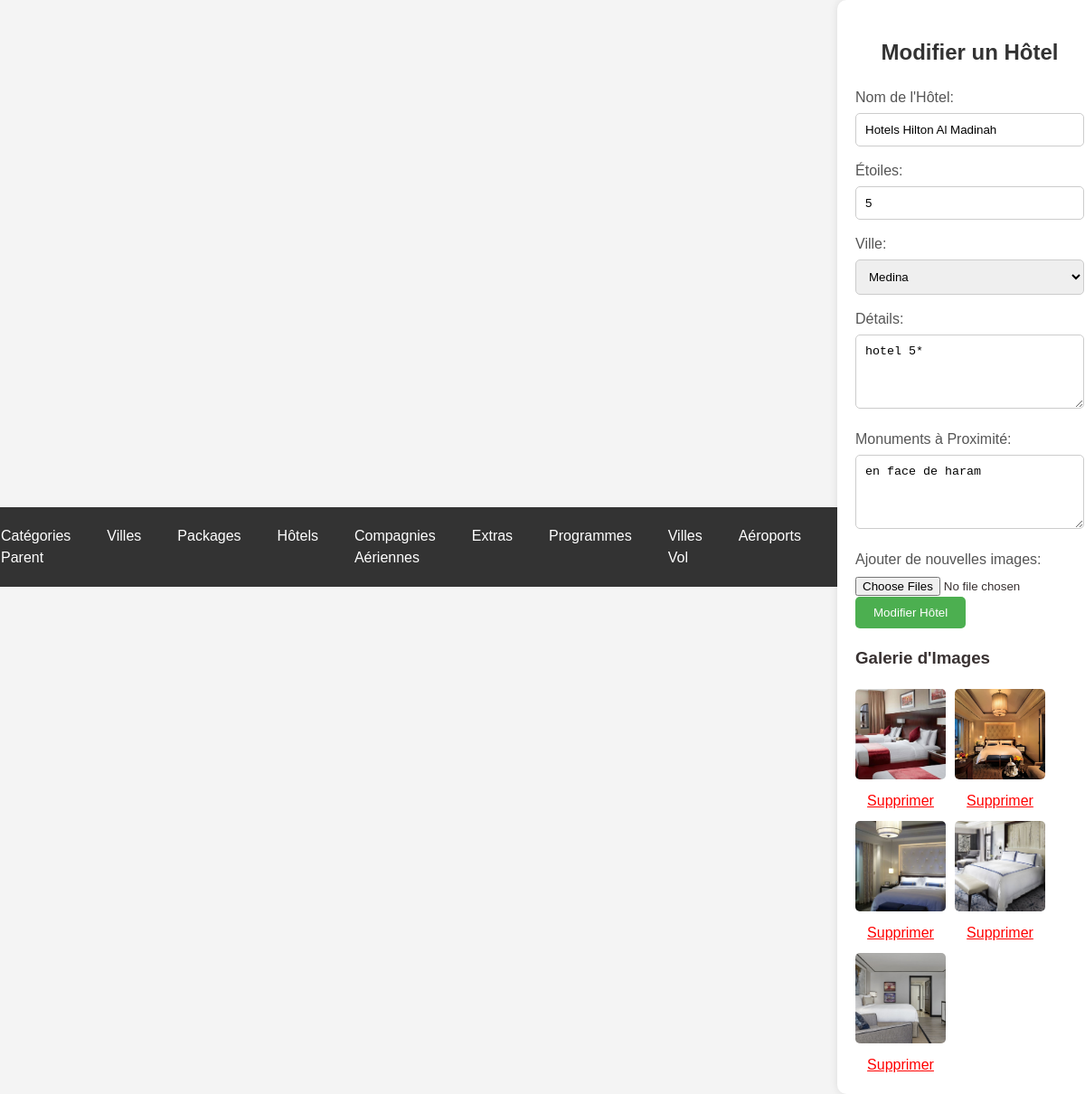
The app's page /edit_hotel.php?id=4 (signed in) with its own data.
### tables this page shows
CREATE TABLE `hotels` (
  `id` int(11) NOT NULL,
  `nom` varchar(255) NOT NULL,
  `etoiles` int(11) NOT NULL,
  `ville` varchar(100) NOT NULL,
  `details` text NOT NULL,
  `monument` varchar(255) NOT NULL,
  `image_gallery` text DEFAULT NULL
);

CREATE TABLE `hotel_gallery` (
  `id` int(11) NOT NULL,
  `hotel_id` int(11) NOT NULL,
  `image_path` varchar(255) NOT NULL
);

### edit_hotel.php (the view, shortened to what this page needs)
<?php
include 'db.php';
if (isset($_GET['id'])) {
    $hotel_id = $_GET['id'];
    $sql = "SELECT hotels.*, ville_depart.nom AS ville_nom
            FROM hotels
            LEFT JOIN ville_depart ON hotels.ville = ville_depart.id
            WHERE hotels.id = $hotel_id";
    $result = $conn->query($sql);
    if ($result->num_rows > 0) {
        $row = $result->fetch_assoc();
        $nom = $row['nom'];
        $etoiles = $row['etoiles'];
        $ville_id = $row['ville'];
        $details = $row['details'];
        $monument = $row['monument'];
    } else {
        echo "Aucun hôtel trouvé avec cet identifiant.";
        exit();
    }
    $sql_images = "SELECT * FROM hotel_gallery WHERE hotel_id = $hotel_id";
    $result_images = $conn->query($sql_images);
} else {
    echo "Identifiant de l'hôtel non spécifié.";
    exit();
}
?>
<!DOCTYPE html>
<html lang="fr">
<head>
    <link rel="stylesheet" href="styles.css">
    <?php include 'header.php'; ?>
</head>
<body>
    <div class="container">
        <h2>Modifier un Hôtel</h2>
        <form action="edit_hotel.php?id=<?php echo $hotel_id; ?>" method="POST" enctype="multipart/form-data">
            <label for="nom">Nom de l'Hôtel:</label>
            <input type="text" id="nom" name="nom" value="<?php echo $nom; ?>" required>
            <label for="etoiles">Étoiles:</label>
            <input type="number" id="etoiles" name="etoiles" value="<?php echo $etoiles; ?>" required>
            <div class="input-group">
                <label for="ville">Ville:</label>
                <select id="ville" name="ville" class="half-width-input" required>
                    <?php
                    include 'db.php';
                    $sql_villes = "SELECT * FROM ville_depart";
                    $result_villes = mysqli_query($conn, $sql_villes);
                    if (mysqli_num_rows($result_villes) > 0) {
                        while ($row_ville = mysqli_fetch_assoc($result_villes)) {
                            $selected = ($row_ville['id'] == $ville_id) ? 'selected' : '';
                            echo "<option value='" . $row_ville['id'] . "' $selected>" . $row_ville['nom'] . "</option>";
                        }
                    } else {
                        echo "<option value='' disabled>Aucune ville de départ disponible</option>";
                    }
                    ?>
                </select>
            </div>
            <label for="details">Détails:</label>
            <textarea id="details" name="details" rows="4" required><?php echo $details; ?></textarea>
            <label for="monument">Monuments à Proximité:</label>
            <textarea id="monument" name="monument" rows="4" required><?php echo $monument; ?></textarea>
            <label for="images">Ajouter de nouvelles images:</label>
            <input type="file" id="images" name="images[]" multiple>
            <button type="submit" name="update_hotel">Modifier Hôtel</button>
        </form>
        <h3>Galerie d'Images</h3>
        <div class="image-gallery">
            <?php
            if ($result_images->num_rows > 0) {
                while ($row_image = $result_images->fetch_assoc()) {
                    echo "<div>";
                    echo "<img src='" . $row_image['image_path'] . "' alt='Image'>";
                    echo "<a class='delete-button' href='edit_hotel.php?id=$hotel_id&delete_image=" . $row_image['id'] . "'>Supprimer</a>";
                    echo "</div>";
                }
            } else {
                echo "<p>Aucune image disponible pour cet hôtel.</p>";
            }
            ?>
        </div>
    </div>
</body>
</html>

### css/styles.css (style rules this page uses)
body { font-family: 'Lexend', sans-serif; line-height: 1.5; min-height: 100vh; display: flex; align-items: center; justify-content: center; color: #393232; background-color: #f7f7f7; }

### edit_hotel.php (style rules this page uses)
body { font-family: Arial, sans-serif; background-color: #f4f4f4; margin: 0; padding: 0; box-sizing: border-box; }
.container { width: 80%; margin: auto; background-color: #fff; padding: 20px; border-radius: 10px; box-shadow: 0 0 10px rgba(0, 0, 0, 0.1); }
h2 { text-align: center; color: #333; }
form { margin-top: 20px; }
label { display: block; margin-bottom: 5px; color: #555; }
input[type="text"], input[type="number"], textarea, select { width: 100%; padding: 10px; margin-bottom: 15px; border: 1px solid #ccc; border-radius: 5px; box-sizing: border-box; }
button[type="submit"] { background-color: #4caf50; color: #fff; padding: 10px 20px; border: none; border-radius: 5px; cursor: pointer; }
.image-gallery { display: flex; flex-wrap: wrap; gap: 10px; margin-top: 20px; }
.image-gallery img { width: 100px; height: 100px; object-fit: cover; border-radius: 5px; }
.image-gallery .delete-button { display: block; text-align: center; margin-top: 5px; color: red; cursor: pointer; }

### header.php (style rules this page uses)
body { font-family: Arial, sans-serif; background-color: #f4f4f4; margin: 0; padding: 0; box-sizing: border-box; }

### records on screen
hotels: nom "Hotels Hilton Al Madinah", etoiles "5", details "hotel 5*", monument "en face de haram"
hotel_gallery: image_path (picture)
hotel_gallery: image_path (picture)
hotel_gallery: image_path (picture)
hotel_gallery: image_path (picture)
hotel_gallery: image_path (picture)

### other values on screen
form field ville "Medina"
